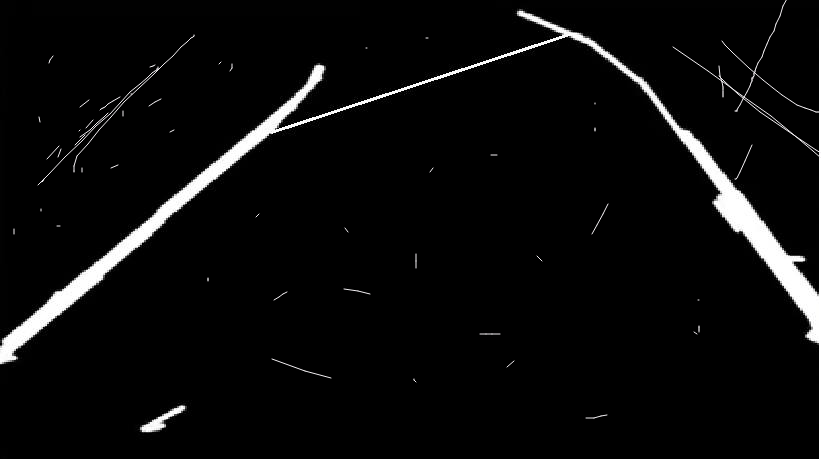
//> input picture images/noise.png, 821 x 459 px
$ ./noise_remover   (built with g++ and OpenCV 4)
//> lines starting //> are read from the running program, lines starting //| are printed output that depends on the picture; after the words box and inside, x2 and y2 are one past the last pixel; in counts of white or black regions, pixels touching at a corner belong together
#include<stdio.h>
#include<stdlib.h>
#include"opencv/cv.h"
#include<opencv2/highgui/highgui.hpp>
#include<bits/stdc++.h>
#include<typeinfo>
#include<iostream>
#include<vector>
#include<time.h>
#include<algorithm>
#include<cmath>

using namespace cv;
using namespace std;

struct co_ord_ {int x;int y;};
typedef struct co_ord_ co_ord;

void compute_quadratic(co_ord p1, co_ord p2, co_ord p3, float& a, float& b, float &c)
{
	if(p1.y==p2.y || p1.y==p3.y)	//error check for denominator in expression below
	{
		a=0;
		b=0;
		c=0;
		return;
	}


	a=( ((float)p1.x-p2.x)/(p1.y-p2.y)- ((float)p2.x-p3.x)/(p2.y-p3.y) )/((float)p1.y-p3.y);
	b=( ((float)p1.x-p2.x)- a*(p1.y*p1.y- p2.y*p2.y) )/((float)p1.y-p2.y);
	c=p1.x-a*p1.y*p1.y-b*p1.y;
	return ;

}

bool on_curve(co_ord p, float a, float b, float c) //checks if given point lies on curve
{
	float error_margin=25;
	if(abs(a*p.y*p.y+b*p.y+c-p.x)<error_margin) return true;
	else return false;
}

int main()
{
	Mat img =imread( "../images/noise.png", CV_LOAD_IMAGE_GRAYSCALE );	//read input image
//> img: 459 rows x 821 cols, CV_8UC1; min 0, max 255, mean 10.7
	imshow("original", img);
	waitKey(1);


	/*int erosion_size = 3;
       	Mat element = getStructuringElement(cv::MORPH_RECT, cv::Size(2 * erosion_size + 1, 2 * erosion_size + 1), cv::Point(erosion_size, erosion_size) );
	erode(img,img,element);
	dilate(img,img,element);

	imshow("eroded and diluted", img);
	waitKey(3000);*/                              //erosion and dilution

	medianBlur ( img, img, 15 );
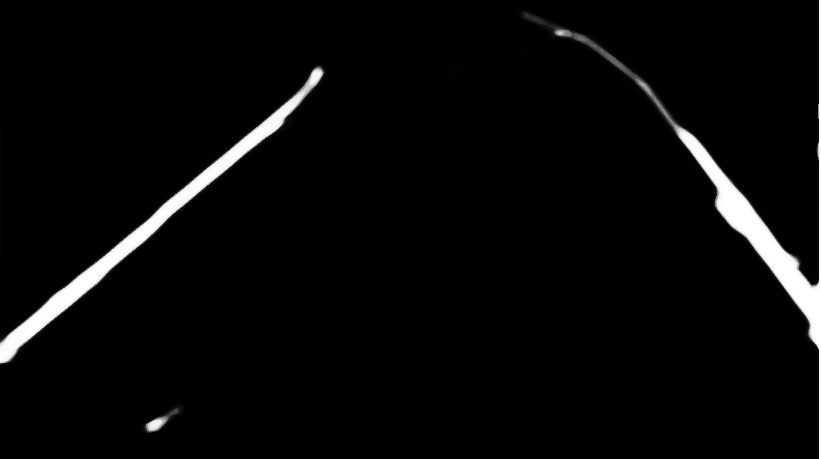
//> img: 459 rows x 821 cols, CV_8UC1; min 0, max 255, mean 8.6
	//imshow("median blurred", img);

	Mat copy=img.clone();

	vector<co_ord> points;

	//extract white pixels in vector points
	int i, j, k;
	for(i=0;i<img.rows;i++)
		for(j=0;j<img.cols;j++)
		{
			if(img.at<uchar>(i,j)>=20) points.push_back({j,i});
		}
//> after the loop, points = 15601 items
	if(points.size()==0)	//no white pixel in image
	{
		cout<<"No white pixel in image"<<endl;
		return -1;
	}


	float a, b, c;
	float best_a=0, best_b=0, best_c=0;
	int matches, best_matches=0;

	//run ransac to fit a quadratic model
	co_ord p1, p2, p3, best_p;
	int iterations=100;
	srand(12);
	int tag;
	while(iterations--)
	{
		//randomly select three distinct points
		tag=1;
		do
		{
			p1=points[rand()%points.size()];
			p2=points[rand()%points.size()];
			p3=points[rand()%points.size()];
		}
		while(p1.y==p2.y || p1.y==p3.y);
		//compute curve corresponding to this three points
		compute_quadratic(p1,p2,p3,a,b,c);
		//find number of points lying on this curve
		matches=0;
		for(i=0;i<points.size();i++)
			if(on_curve(points[i], a, b, c)==true) matches++;
		//if curve is better than current best, update current best
		if(matches>=best_matches)
		{
			best_matches=matches;
			best_a=a;
			best_b=b;
			best_c=c;
		}
	}
//> this loop made 100 passes
//> (matches, best_matches) on passes 1, 2, 52: (892, 892), (6564, 6564), (7038, 7038)
//> matches on passes 3 to 8: 537, 1957, 954, 755, 1555, 1109
//> after the loop, iterations = -1; a = 0.0221; b = -4.97; c = 565.7; matches = 1378; best_matches = 7038; best_a = 0.000489; best_b = -1.41; best_c = 431.5

	printf("\nNumber of matches(first lane): %d\n", best_matches);
//| Number of matches(first lane): 7038

	//mark the points which lie on the best curve and remove these points from original image
	Mat output_first_lane(img.rows,img.cols,CV_8UC3,Scalar(0,0,0));
	for(i=0;i<points.size();i++)
		if(on_curve(points[i],best_a,best_b,best_c)==true)
		{
			output_first_lane.at<Vec3b>(points[i].y, points[i].x)={255,255,0};
			copy.at<uchar>(points[i].y,points[i].x)=0;
		}
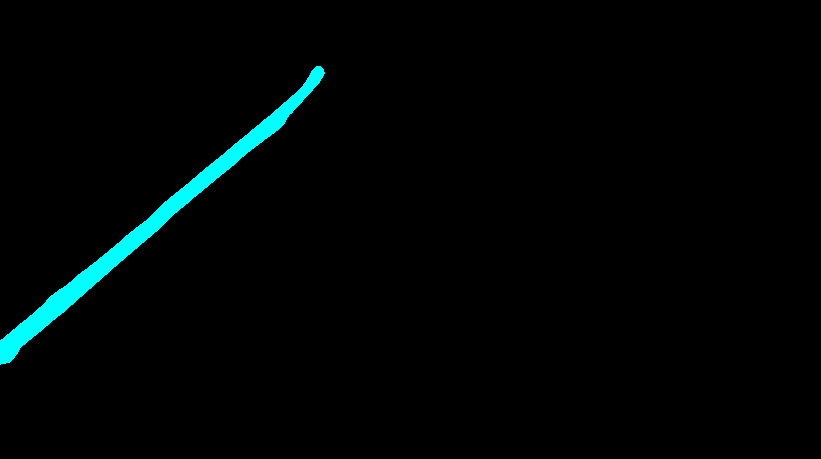
//> output_first_lane: 459 rows x 821 cols, CV_8UC3; mean B, G, R 4.8, 4.8, 0
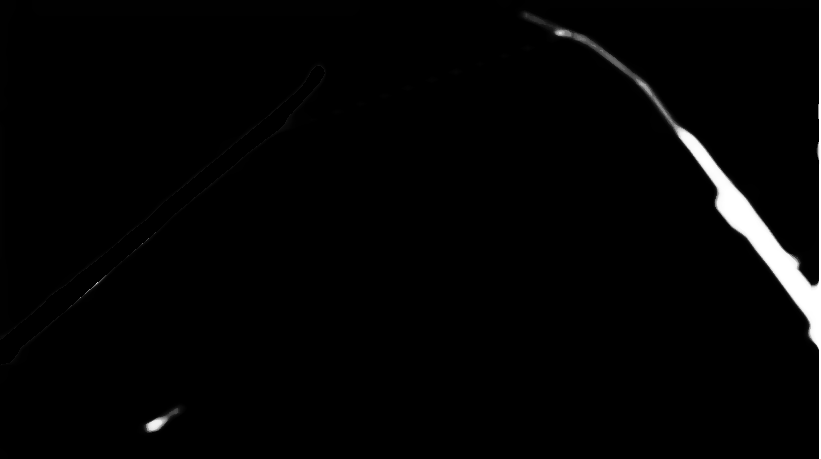
//> copy: 459 rows x 821 cols, CV_8UC1; 1.87% of pixels changed, all inside (x1, y1, x2, y2) = (0, 66, 325, 365)
	//imshow("single lane", copy);
	imshow("first lane", output_first_lane);


	//
	//ransac for second lane
	//
	points.clear();
//> points = 0 items
	for(i=0;i<copy.rows;i++)
		for(j=0;j<copy.cols;j++)
		{
			if(copy.at<uchar>(i,j)>=20) points.push_back({j,i});
		}
//> after the loop, points = 8563 items


	best_a=0;
	best_b=0;
	best_c=0;
	best_matches=0;

	iterations=100;
	srand(12);
	while(iterations--)
	{
		//randomly select three distinct points
		tag=1;
		do
		{
			p1=points[rand()%points.size()];
			p2=points[rand()%points.size()];
			p3=points[rand()%points.size()];
		}
		while(p1.y==p2.y || p1.y==p3.y);
		//compute curve corresponding to this three points
		compute_quadratic(p1,p2,p3,a,b,c);
		//find number of points lying on this curve
		matches=0;
		for(i=0;i<points.size();i++)
			if(on_curve(points[i], a, b, c)==true) matches++;
		//if curve is better than current best, update current best
		if(matches>=best_matches)
		{
			best_matches=matches;
			best_a=a;
			best_b=b;
			best_c=c;
		}
	}
//> this loop made 100 passes
//> (a in compute_quadratic, b in compute_quadratic, c in compute_quadratic, a, b, c, matches, best_matches) on passes 1, 4, 17, 29, 49: (0.00232, -0.325, 696.7, 0.00232, -0.325, 696.7, 5614, 5614), (-0.00136, 1.33, 537, -0.00136, 1.33, 537, 6611, 6611), (-0.00158, 1.39, 524.7, -0.00158, 1.39, 524.7, 7343, 7343), (-0.00168, 1.42, 521.6, -0.00168, 1.42, 521.6, 7354, 7354), (-0.00148, 1.33, 530.7, -0.00148, 1.33, 530.7, 7374, 7374)
//> (a in compute_quadratic, b in compute_quadratic, c in compute_quadratic, a, b, c, matches) on passes 2, 3, 5, 6, 7, 8: (-0.0106, 6.28, -125.1, -0.0106, 6.28, -125.1, 3968), (0.308, -219.1, 38184.4, 0.308, -219.1, 38184.4, 60), (0.0559, -25.65, 3669, 0.0559, -25.65, 3669, 1675), (-0.01, 4.94, 218.4, -0.01, 4.94, 218.4, 1587), (-0.00315, 1.84, 498.1, -0.00315, 1.84, 498.1, 5592), (-0.00862, 4.1, 380.3, -0.00862, 4.1, 380.3, 1033)
//> after the loop, iterations = -1; matches = 6899; best_matches = 7374; best_a = -0.00148; best_b = 1.33; best_c = 530.7

	printf("Number of matches(second lane): %d\n", best_matches);
//| Number of matches(second lane): 7374

	int threshold=2000;
	if(best_matches<=threshold)	//pixels detected in second lane below certain threshold i.e. only one lane in image
	{
		Mat output=output_first_lane;
		imshow("Lanes", output);
		imwrite("../images/lanes.jpg", output);
		waitKey(0);
		return 0;
	}

	//mark the points which lie on the best curve
	Mat output_second_lane(copy.rows,copy.cols,CV_8UC3,Scalar(0,0,0));
	for(i=0;i<points.size();i++)
		if(on_curve(points[i],best_a,best_b,best_c)==true)
		{
			output_second_lane.at<Vec3b>(points[i].y, points[i].x)={255,255,0};
		}
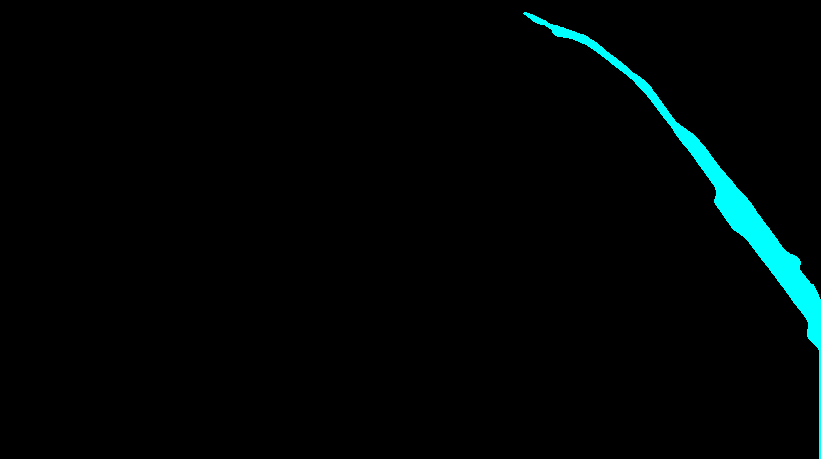
//> output_second_lane: 459 rows x 821 cols, CV_8UC3; mean B, G, R 5, 5, 0

	imshow("second lane", output_second_lane);

	Mat output(copy.rows,copy.cols,CV_8UC3,Scalar(0,0,0));
	for(i=0;i<output.rows;i++)
		for(j=0;j<output.cols;j++)
			if(output_first_lane.at<Vec3b>(i,j)[0]==255 || output_second_lane.at<Vec3b>(i,j)[0]==255) output.at<Vec3b>(i,j)={0,0,255};
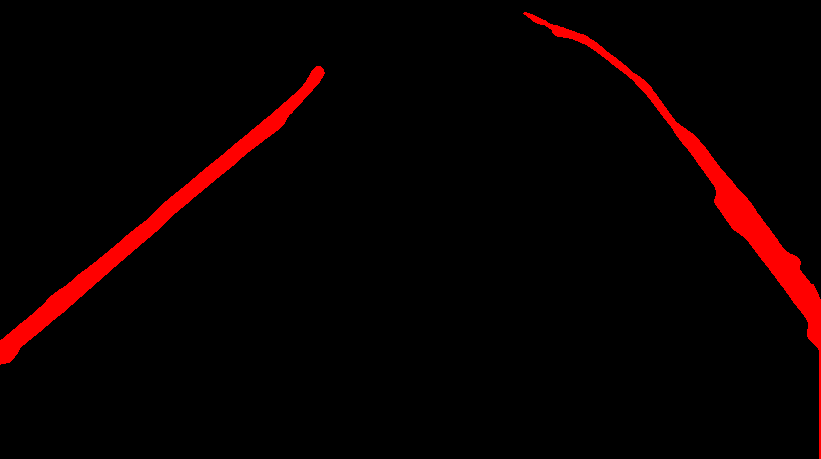
//> output: 459 rows x 821 cols, CV_8UC3; mean B, G, R 0, 0, 9.8
	imshow("Lanes", output);
	imwrite("../images/lanes.jpg", output);
	waitKey(0);


	return 0;

}
